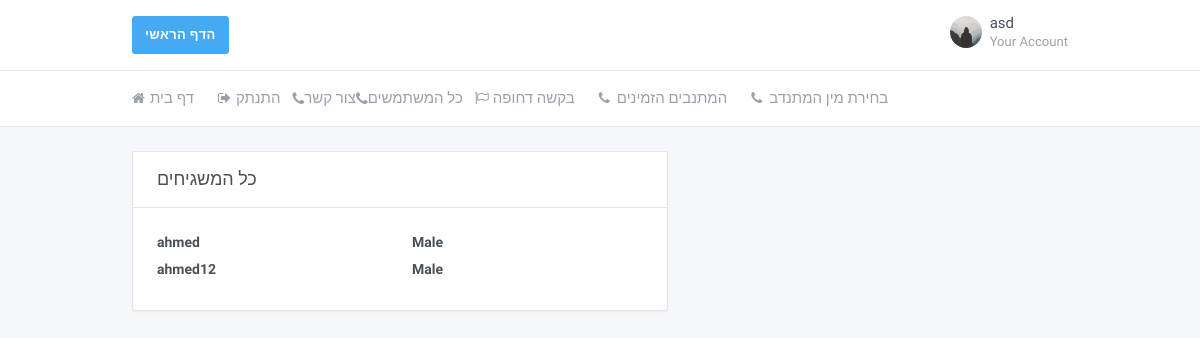
/profiles_gender/ (signed in), run on the app's committed database.
### core/models.py (models this page shows, shortened)
class Profile(models.Model):
    user = models.OneToOneField(User, on_delete=models.CASCADE)
    profile_photo = models.FileField(default='default.jpg', upload_to='profile_photos')
    status_info = models.CharField(max_length=10, choices=Status_Info_CHOICES, default='זמין')
    is_volunteer = models.BooleanField(default=False)
    is_active = models.BooleanField(default=True)
    phone_regex = RegexValidator(regex=r'^\+?1?\d{9,10}$',
                                 message="Phone number must be entered in the format: '+0000000000'")
    phone_number = models.CharField(validators=[phone_regex], max_length=10, blank=True)
    gender = models.CharField(max_length=10, choices=GENDER_CHOICES, default='זכר')
    address = models.CharField(max_length=40, choices=ADDRESS_CHOICES, default='BeerSheba')
    rating = models.CharField(max_length=10, choices=Rating_CHOICES, default='good')

### core/views.py (the view)
# urls.py: url(r'^profiles_gender/$', views.get_all_volunteers_gender, name='core/profiles_gender.html'),
def get_all_volunteers_gender(request):
    context = {}
    context.update({'all_volunteers': get_all_volunteers()})
    return render(request, 'core/profiles_gender.html', context)

### core/views.py (called while the page is built)
def get_all_volunteers():
    result = list()
    users_list = Profile.objects.all()
    for user_item in users_list:
        if getattr(user_item, "is_volunteer"):
            result.append(user_item)
    return result

### core/templates/core/profiles_gender.html (shortened to what this page needs)
{%load static %}
{% load crispy_forms_tags %}
<!doctype html>
<html dir="ltr" lang="en">
<head>
    <link href="https://maxcdn.bootstrapcdn.com/font-awesome/4.7.0/css/font-awesome.min.css" rel="stylesheet">
    <link href="{%static 'core/dashboard.css'%}" rel="stylesheet"/>
</head>
<body>
<div class="page">
    <div class="page-main">
        <div class="header py-4">
            <div class="container">
                <div class="d-flex">
                    <a type="button" class="btn btn-info" href="{%url 'home'%}">הדף הראשי</a>
                    <div class="d-flex order-lg-2 ml-auto">
                        <div class="dropdown">
                            <a class="nav-link pr-0 leading-none" data-toggle="dropdown"
                               href="{%url 'profile' user.username%}">
                                <span class="avatar"
                                      style="background-image: url({{user.profile.profile_photo.url}})"></span>
                                <span class="ml-2 d-none d-lg-block">
                      <span class="text-default">{{user.username}}</span>
                      <small class="text-muted d-block mt-1">Your Account</small>
                    </span>
                            </a>
                        </div>
                    </div>
                </div>
            </div>
        </div>
        <div class="header collapse d-lg-flex p-0" id="headerMenuCollapse">
            <div class="container">
                <div class="row align-items-center">
                    <div class="col-lg order-lg-first">
                        <ul class="nav nav-tabs border-0 flex-column flex-lg-row">
                            <li class="nav-item">
                                <a class="nav-link" href="{%url 'home'%}"><i class="fa fa-home"></i> דף בית</a>
                            </li>
                            <li class="nav-item">
                                <a class="nav-link" href="{%url 'logout'%}"><i class="fa fa-sign-out"></i> התנתק</a>
                            </li>
                            <a class="nav-link" href="/contact/"><i class="fa fa-phone"></i>צור קשר</a>
                            <a class="nav-link" href="/all_profiles/"><i class="fa fa-phone"></i>כל המשתמשים</a>
                            {% if not person.profile.is_volunteer %}
                            <li class="nav-item">
                                <a class="nav-link" href="/urgent_request/"><i class="fa fa-flag-o"></i>בקשה דחופה</a>
                            </li>
                            <li class="nav-item">
                               <a class="nav-link" href="/available_profiles/"><i class="fa fa-phone"></i>המתנבים הזמינים</a>
                            </li>
                            <li class="nav-item">
                               <a class="nav-link" href="/profiles_gender/"><i class="fa fa-phone"></i>בחירת מין המתנדב</a>
                            </li>
                            {%endif%}
                        </ul>
                    </div>
                </div>
            </div>
        </div>
        <div class="my-3 my-md-5">
            <div class="container">
                <div class="row">
                    <div class="col-lg-7">
                        <div class="card">
                            <div class="card-header">
                                <h3 class="card-title">כל המשגיחים </h3>
                            </div>
                            <div class="card-body">
                                {%for volunteer in all_volunteers%}
                                <div class="row">
                                    <div class="col">
                                        <a class="text-default"
                                           href="{%url 'profile' volunteer.user.username%}"><label
                                                class="form-label">{{volunteer.user.username}}</label></a>
                                    </div>
                                    <div class="col">
                                        <a class="text-default"><label
                                                class="form-label">{{volunteer.gender}}</label></a>
                                    </div>
                                </div>
                                {%endfor%}
                            </div>
                        </div>
                    </div>
                    <div class="col-lg-2">
                    </div>
                </div>
            </div>
        </div>
    </div>
</div>
</body>
</html>

### data on the page
Profile: user.username "ahmed", gender "Male"
Profile: user.username "ahmed12", gender "Male"

### other printed values
{{ user.username }} "asd"
